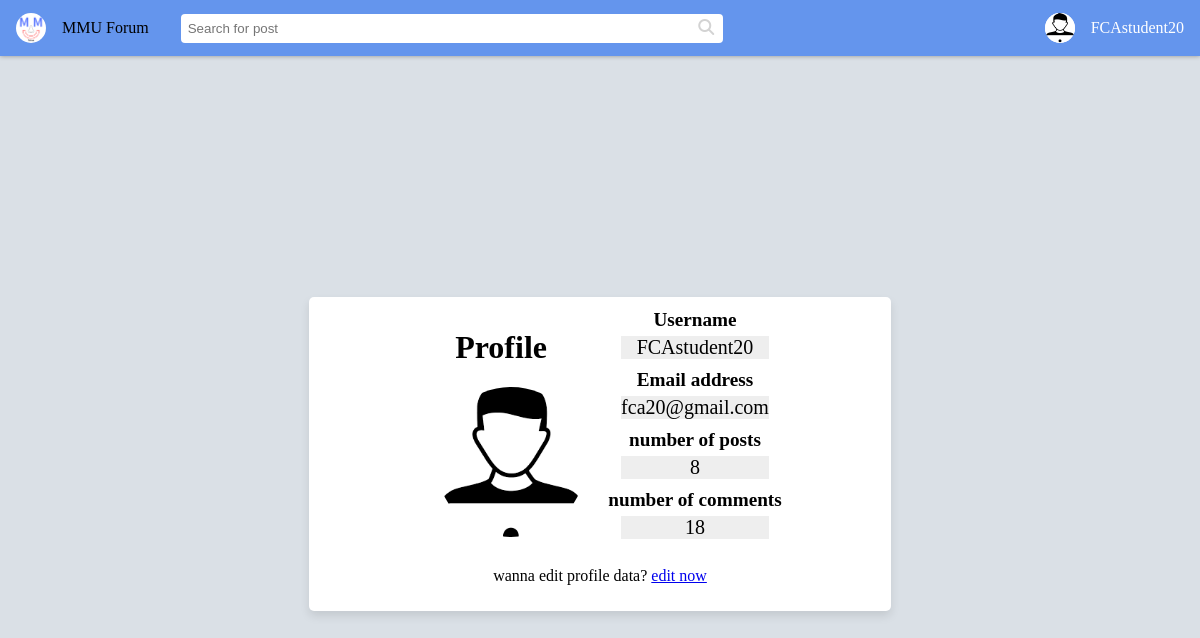
The app's page /profile.php (signed in) with its own data.
### tables this page shows
CREATE TABLE `user` (
  `user_id` int(6) UNSIGNED NOT NULL,
  `username` varchar(255) NOT NULL,
  `email` varchar(255) NOT NULL,
  `user_pass` varchar(255) NOT NULL,
  `profile_pic_name` varchar(255) DEFAULT 'default.png',
  `number_of_posts` int(6) UNSIGNED DEFAULT 0,
  `number_of_comments` int(6) UNSIGNED DEFAULT 0
);

### includes/session.php (called while the page is built, shortened)
<?php
	include 'includes/conn.php';
	if(isset($_SESSION['user'])) {
		try{
			$stmt = $conn->prepare("SELECT * FROM user WHERE user_id= ?");
			$stmt->bind_param("i", $_SESSION['user']);
			$stmt->execute();
			$user = $stmt->get_result()->fetch_assoc();
		}
		catch(PDOException $e){
			echo "There is some problem in connection: " . $e->getMessage();
		}
	}
?>

### includes/redirect.php (called while the page is built, shortened)
<?php
    include 'includes/session.php';
?>

### profile.php (the view, shortened to what this page needs)
<!DOCTYPE html>
<html lang="en">
<head>
    <link rel="stylesheet" href="css/style.css">
    <link rel="stylesheet" href="css/profile.css">
    <link rel="stylesheet" href="css/header.css" />
</head>
<body class="profile-body">
<?php
	include 'includes/redirect.php';
	include 'components/header.php';
?>
<div class="wrapper">
        <div class="profile">
        <div class="profile-image">
            <h1>Profile</h1>
	    <img src="images/<?php echo $user['profile_pic_name']; ?>" class="rounded-profile-image" style="width:150px; object-fit:cover">
        </div>
            <div class="profile-description">
                <div class="box">
                    <p class="label" style="font-size: 1.2em;">Username</p>
                    <p class="profile-data"><?php echo $user['username']; ?></p>
                </div>
                <div class="box">
                <p class="label" style="font-size: 1.2em;">Email address</p>
                    <p class="profile-data"><?php echo $user['email']; ?></p>
                </div>
                <div class="box">
                    <p class="label" style="font-size: 1.2em;">number of posts</p>
                    <p class="profile-data"><?php echo $user['number_of_posts']; ?></p>
                </div>
                <div class="box">
                    <p class="label" style="font-size: 1.2em;">number of comments</p>
                    <p class="profile-data"><?php echo $user['number_of_comments']; ?></p>
                </div>
            </div>
            <p>wanna edit profile data? <a href="edit-profile.php">edit now</a></p>
        </div>
    </div>
</body>
</html>

### components/header.php (shortened to what this page needs)
<!DOCTYPE html>
<html>
<?php
    if (isset($user)) {
        $user_data = array($user['user_id'], $user['username'], "images/".$user['profile_pic_name']);
    } else {
        $user_data = array("-1", "Guest");
    }
?>
<head>
    <link rel="stylesheet" href="css/header.css" />
</head>
<body>
    <div class="header-div"></div>
    <header class="primary-background">
        <a id="header-title" href="home.php">
            <img id="header-image" src="images/MMU.png" height="30px" />
            MMU Forum
        </a>
        <form id="header-search-bar-form" class="search-bar" action="post-list.php">
            <input id="header-search-bar" class="search-input" type="text" name="search" placeholder="Search for post"/>
            <a onclick="document.getElementById('header-search-bar-form').submit();"><span class="fas fa-search search-icon"></span></a>
        </form>
        <?php
            if (isset($user) && $user_data[2]) {
                echo '<a class="header-user" href="profile.php"><img src="'. $user_data[2] .'" class="header-user" /></a>';
            } else {
                echo '<a class="header-user" href="profile.php"><span class="fas fa-user header-user-icon"></span></a>';
            }
        ?>
        <div class="header-user-name"><?php echo $user_data[1]; ?></div>
    </header>
</body>
</html>

### css/style.css (style rules this page uses)
html,body { overflow: hidden }
.wrapper { padding: 30px; min-height: 90vh; display: flex; align-items: center; justify-content: center; }
.wrapper h1 { display: block; }
.wrapper .profile-image img { height: 150px; width: 150px; border-radius: 50%; object-fit: cover; margin-left: 20px; margin-bottom: 10px; }

### css/profile.css (style rules this page uses)
html,body { overflow: hidden }
.profile-body { background-color: #dae0e6; }
.profile { width: 50%; display: flex; align-items: center; justify-content: center; flex-wrap: wrap; padding: 10px; border-radius: 5px; box-shadow: 0 5px 10px rgba(0, 0, 0, 0.1); background: #fff; text-align: center; }
.wrapper .profile-image { margin-right: 20px; }
.wrapper .profile-image img { height: 150px; width: 150px; border-radius: 50%; object-fit: cover; margin-left: 20px; margin-bottom: 10px; }
.wrapper .profile-data { font-size: 20px; margin: 10px 15px; background: #eee; border:none; margin-top: 5px; }
.wrapper .label { font-size: 1em; font-weight: 600; margin: 0; }
.profile-description { display: flex; flex-flow: column; flex-wrap: wrap; }

### css/header.css (style rules this page uses)
.header-div { height: var(--header-height); }
header { background-color: cornflowerblue; height: 1.5em; display: flex; align-items: center; padding: 1em; box-shadow: 0px 0.1px 5px gray; position: fixed; left: 0; right: 0; top: 0; z-index: 10; }
#header-title { text-decoration: none; color: black; display: flex; align-items: center; }
#header-image { border-radius: 20px; }
.search-bar { display: flex; align-items: center; flex: auto; border-radius: 4px; max-width: 50em; background-color: white; padding: 2px; }
.search-input { border: 0; display: flex; flex: auto; padding: 5px; }
.search-icon { color: lightgray; margin-left: 7px; margin-right: 7px; }
.header-user, .header-menu { border-radius: 15px; width: 30px; height: 30px; align-items: center; justify-content: center; display: flex; cursor: pointer; }
.header-user { background-color: white; }
.header-user-name, .header-menu { color: white; }

### css/theme.css (style rules this page uses)
:root { --primary-color: cornflowerblue; --bookmark-color: rgb(101, 208, 101); --header-height: 56px; --sidebar-width: 10em; --sidebar-min-width: 600px; --right-width: 20em; --right-min-width: 850px; }

### records on screen
user: username "FCAstudent20", profile_pic_name (placeholder picture), email "fca20@gmail.com", number_of_posts "8", number_of_comments "18"
